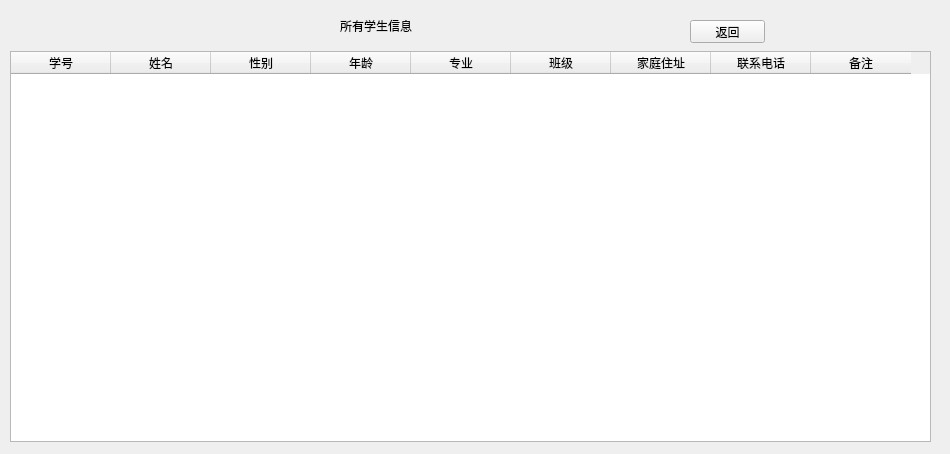
<?xml version="1.0" encoding="UTF-8"?>
<ui version="4.0">
 <class>seeallstuinform</class>
 <widget class="QWidget" name="seeallstuinform">
  <property name="geometry">
   <rect>
    <x>0</x>
    <y>0</y>
    <width>950</width>
    <height>454</height>
   </rect>
  </property>
  <property name="windowTitle">
   <string>Form</string>
  </property>
  <widget class="QLabel" name="label">
   <property name="geometry">
    <rect>
     <x>340</x>
     <y>10</y>
     <width>181</width>
     <height>31</height>
    </rect>
   </property>
   <property name="styleSheet">
    <string notr="true">font: 20pt &quot;Arial&quot;;</string>
   </property>
   <property name="text">
    <string>所有学生信息</string>
   </property>
  </widget>
  <widget class="QTableWidget" name="tableWidget">
   <property name="geometry">
    <rect>
     <x>10</x>
     <y>51</y>
     <width>921</width>
     <height>391</height>
    </rect>
   </property>
   <column>
    <property name="text">
     <string>学号</string>
    </property>
   </column>
   <column>
    <property name="text">
     <string>姓名</string>
    </property>
   </column>
   <column>
    <property name="text">
     <string>性别</string>
    </property>
   </column>
   <column>
    <property name="text">
     <string>年龄</string>
    </property>
   </column>
   <column>
    <property name="text">
     <string>专业</string>
    </property>
   </column>
   <column>
    <property name="text">
     <string>班级</string>
    </property>
   </column>
   <column>
    <property name="text">
     <string>家庭住址</string>
    </property>
   </column>
   <column>
    <property name="text">
     <string>联系电话</string>
    </property>
   </column>
   <column>
    <property name="text">
     <string>备注</string>
    </property>
   </column>
  </widget>
  <widget class="QPushButton" name="backButton">
   <property name="geometry">
    <rect>
     <x>690</x>
     <y>20</y>
     <width>75</width>
     <height>23</height>
    </rect>
   </property>
   <property name="text">
    <string>返回</string>
   </property>
  </widget>
 </widget>
 <resources/>
 <connections/>
</ui>
